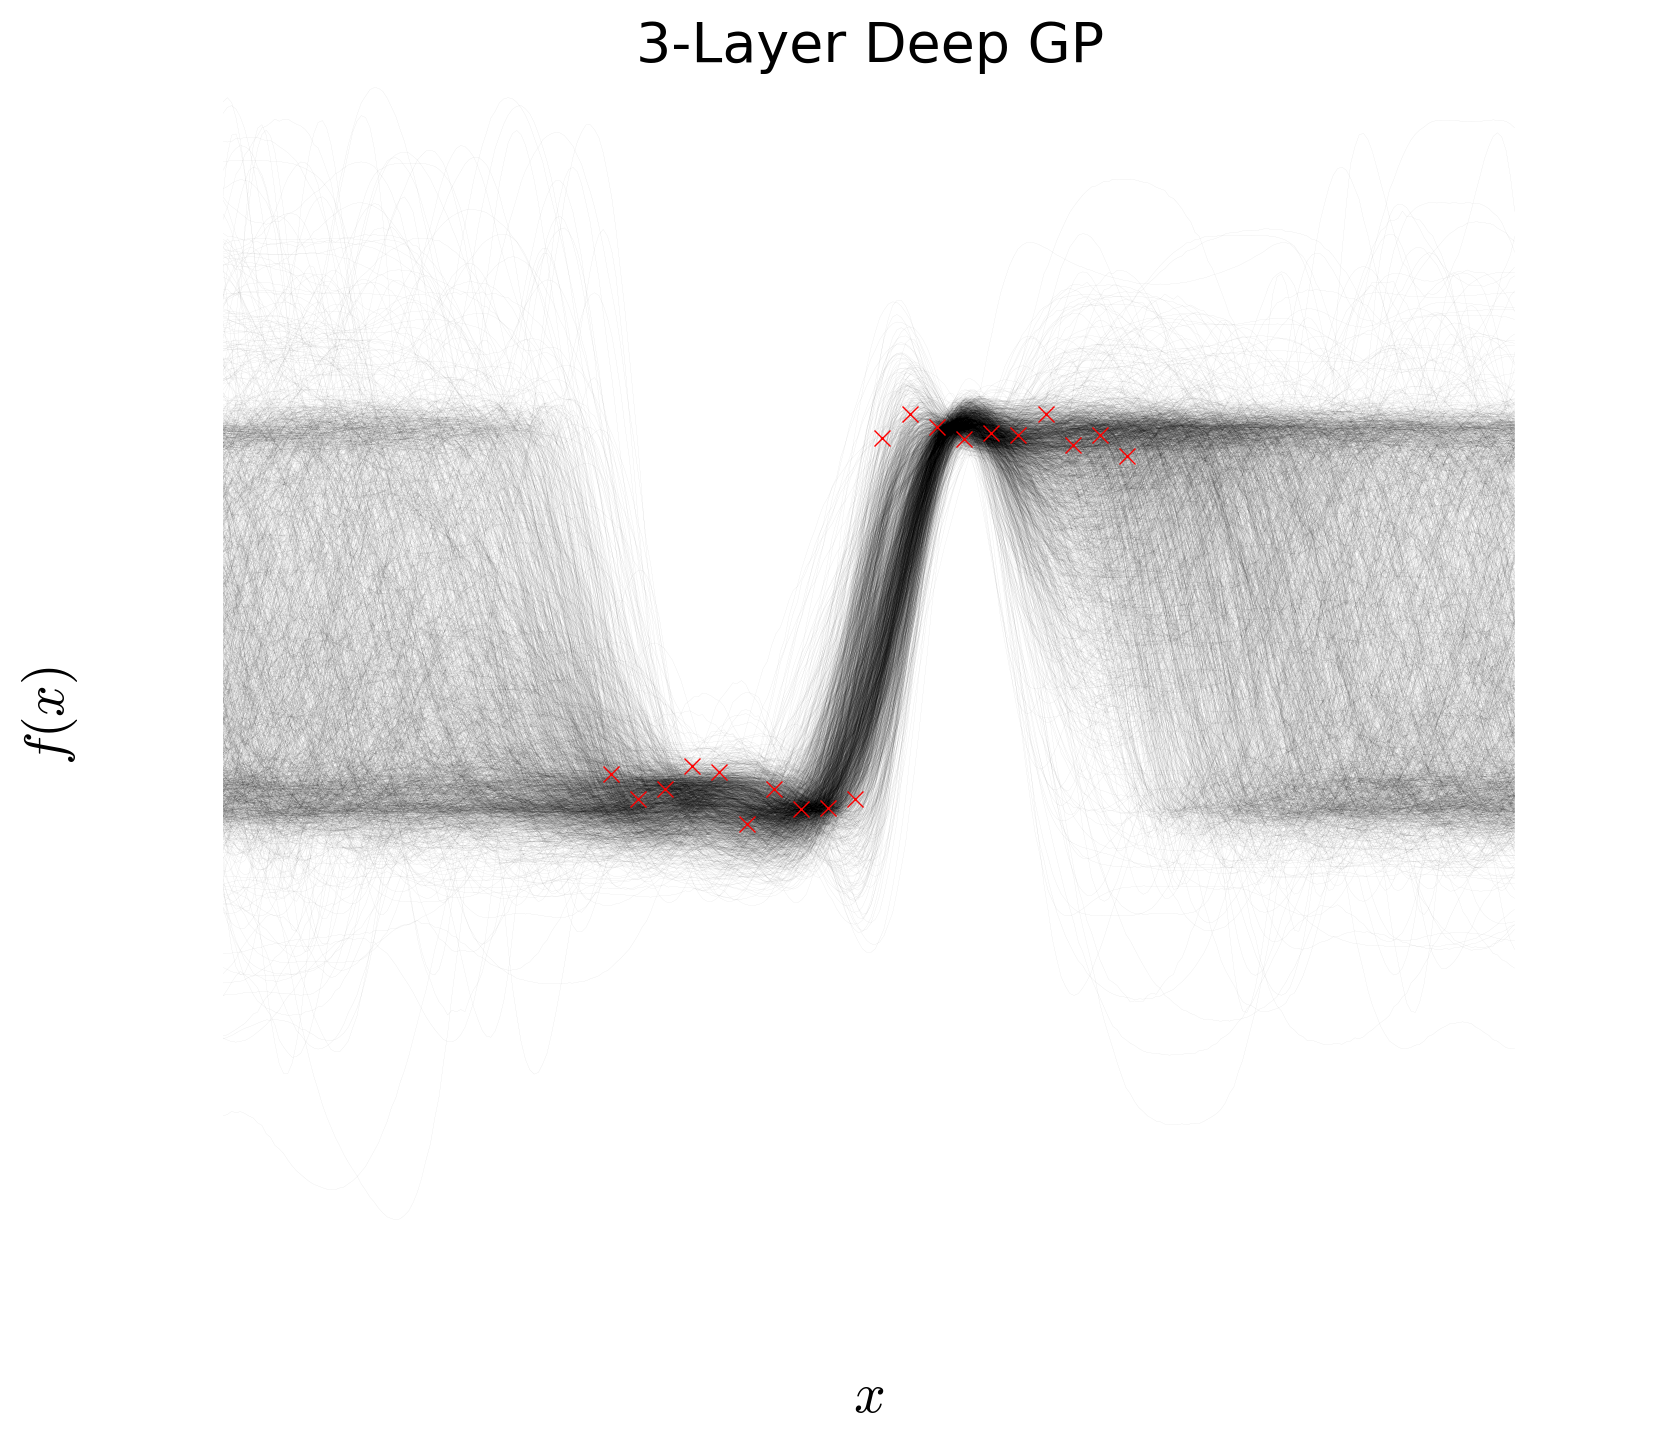

Source code (Python):
from __future__ import absolute_import
from __future__ import print_function
import matplotlib.pyplot as plt

import autograd.numpy as np
import autograd.numpy.random as npr
from autograd import value_and_grad,grad
from scipy.optimize import minimize
from autograd.numpy.linalg import solve
import autograd.scipy.stats.multivariate_normal as mvn
from builtins import range
from autograd.scipy.misc import logsumexp
import itertools
import sys
from optparse import OptionParser
from autograd.util import quick_grad_check
from sklearn.cluster import KMeans
from scipy.stats import norm

import cProfile
import re
import pstats

def build_checker_dataset(n_data = 6, noise_std =0.1):
    rs = npr.RandomState(0)
    inputs = np.array([np.array([x,y]) for x in np.linspace(-1,1,n_data) for y in np.linspace(-1,1,n_data)])
    targets = np.sign([np.prod(input) for input in inputs]) + rs.randn(n_data**2)*noise_std
    return inputs, targets

def build_step_function_dataset(D=1, n_data=40, noise_std=0.1):
    rs = npr.RandomState(0)
    inputs  = np.linspace(-2, 2, num=n_data)
    targets = np.sign(inputs) + rs.randn(n_data) * noise_std
    inputs  = inputs.reshape((len(inputs), D))
    return inputs, targets

def initialize(deep_map, X,num_pseudo_params):
    smart_map = {}
    for layer,layer_map in deep_map.iteritems():
        smart_map[layer] = {}
        for unit,gp_map in layer_map.iteritems():
            smart_map[layer][unit] = {}
            cov_params = gp_map['cov_params']
            lengthscales = cov_params[1:]
            if layer == 0:
                pairs = itertools.combinations(X, 2)
                dists = np.array([np.abs(p1-p2) for p1,p2 in pairs])
                smart_lengthscales = np.array([np.log(np.median(dists[:,i])) for i in xrange(len(lengthscales))])
                kmeans = KMeans(n_clusters = num_pseudo_params, init = 'k-means++')
                fit = kmeans.fit(X)
                smart_x0 = fit.cluster_centers_
                #inds = npr.choice(len(X), num_pseudo_params, replace = False)
                #smart_x0 = np.array(X)[inds,:]
                smart_y0 = np.ndarray.flatten(smart_x0) 
                #smart_y0 = np.array(y)[inds]
                smart_noise_scale = np.log(np.var(smart_y0))
            else:
                smart_x0 = gp_map['x0']
                smart_y0 = np.ndarray.flatten(smart_x0[:,0])
                smart_lengthscales = np.array([np.log(1) for i in xrange(len(lengthscales))])
                smart_noise_scale = np.log(np.var(smart_y0))
            gp_map['cov_params'] = np.append(cov_params[0],smart_lengthscales)
            gp_map['x0'] = smart_x0
            gp_map['y0'] = smart_y0
            #gp_map['noise_scale'] = smart_noise_scale
            smart_map[layer][unit] = gp_map
    smart_params = pack_deep_params(smart_map)
    return smart_params

def rbf_covariance(cov_params, x, xp):
    output_scale = np.exp(cov_params[0])
    lengthscales = np.exp(cov_params[1:])
    diffs = np.expand_dims(x /lengthscales, 1)\
          - np.expand_dims(xp/lengthscales, 0)
    return output_scale * np.exp(-0.5 * np.sum(diffs**2, axis=2)) 

def pack_gp_params(gp_details):
    params = np.append(gp_details['mean'],gp_details['noise_scale'])
    params = np.concatenate([params,gp_details['cov_params']])
    params = np.concatenate([params,np.ndarray.flatten(np.array(gp_details['x0']))])
    params = np.concatenate([params,np.ndarray.flatten(np.array(gp_details['y0']))])
    return params

def build_single_gp(cov_func, num_cov_params, num_pseudo_params, input_dimension):
    """Functions that perform Gaussian process regression.
       cov_func has signature (cov_params, x, x')"""

    def unpack_gp_params(params):
        mean          = params[0]
        noise_scale   = np.exp(params[1]) + 0.001
        cov_params    = params[2:2+num_cov_params]
        pseudo_params = params[2+num_cov_params:]
        x0, y0 = np.split(pseudo_params,[num_pseudo_params*input_dimension])
        x0     = x0.reshape((num_pseudo_params,input_dimension))
        return mean, cov_params, noise_scale, x0, y0

    def create_gp_map(params):
        mean, cov_params, noise_scale, x0, y0 = unpack_gp_params(params)
        gp_map = {'mean': mean, 'noise_scale': noise_scale, 'cov_params': cov_params, 'x0': x0, 'y0': y0}
        return gp_map

    def predict(params, xstar, with_noise = False, FITC = False):
        """Returns the predictive mean and covariance at locations xstar,
           of the latent function value f (without observation noise)."""
        mean, cov_params, noise_scale, x0, y0 = unpack_gp_params(params)
        cov_f_f = cov_func(cov_params, xstar, xstar)
        cov_y_f = cov_func(cov_params, x0, xstar)
        cov_y_y = cov_func(cov_params, x0, x0) + noise_scale * np.eye(len(y0))
        pred_mean = mean +   np.dot(solve(cov_y_y, cov_y_f).T, y0 - mean)
        pred_cov = cov_f_f - np.dot(solve(cov_y_y, cov_y_f).T, cov_y_f)
        if FITC:
            pred_cov = np.diag(np.diag(pred_cov))
        if with_noise:
            pred_cov = pred_cov + noise_scale*np.eye(len(xstar))
        return pred_mean, pred_cov

    num_gp_params = 2 + num_cov_params + num_pseudo_params*input_dimension + num_pseudo_params    

    return num_gp_params, predict, create_gp_map

def pack_layer_params(layer_map):
    params = np.array([])
    for unit,gp_map in layer_map.iteritems():
        params = np.concatenate([params,pack_gp_params(gp_map)])
    return params

def build_single_layer(input_dimension, output_dimension, num_pseudo_params, covariance_function, random):
    layer_details = [build_single_gp(covariance_function, input_dimension + 1, num_pseudo_params, input_dimension) for i in xrange(output_dimension)]
    num_params_each_output, predict_layer_funcs, create_gp_map = zip(*layer_details)
    total_params_layer = sum(num_params_each_output)

    def unpack_layer_params(params):
        gp_params = np.array_split(params, np.cumsum(num_params_each_output))
        return gp_params

    def create_layer_map(params):
        gp_params = unpack_layer_params(params)
        layer_map = {}
        for unit in xrange(output_dimension):
            layer_map[unit] = create_gp_map[unit](gp_params[unit])
        return layer_map

    def sample_from_mvn(mu, sigma,rs = npr.RandomState(0)):
        return np.dot(np.linalg.cholesky(sigma+1e-6*np.eye(len(sigma))),rs.randn(len(sigma)))+mu if random == 1 else mu

    def sample_mean_cov_from_layer(layer_params, xstar, with_noise = True, FITC = False):
        gp_params = unpack_layer_params(layer_params)
        samples = [predict_layer_funcs[i](gp_params[i],xstar,with_noise, FITC) for i in xrange(output_dimension)]
        return samples

    def sample_values_from_layer(layer_params, xstar, with_noise = True, rs = npr.RandomState(0), FITC = False): 
        samples = sample_mean_cov_from_layer(layer_params, xstar, with_noise, FITC)
        outputs = [sample_from_mvn(mean,cov,rs) for mean,cov in samples]
        return np.array(outputs).T

    return total_params_layer, sample_mean_cov_from_layer, sample_values_from_layer, predict_layer_funcs, create_layer_map

def pack_deep_params(deep_map):
    params = np.array([])
    for layer,layer_map in deep_map.iteritems():
        params = np.concatenate([params,pack_layer_params(layer_map)])
    return params

def build_deep_gp(dimensions, covariance_function, num_pseudo_params, random):

    deep_details = [build_single_layer(dimensions[i],dimensions[i+1],num_pseudo_params,covariance_function,random) for i in xrange(len(dimensions)-1)]
    num_params_each_layer, sample_mean_cov_funcs, sample_value_funcs, predict_layer_funcs, create_layer_map = zip(*deep_details)
    total_params_gp = sum(num_params_each_layer)
    n_layers = len(dimensions)-1

    def unpack_all_params(all_params):
        all_layer_params = np.array_split(all_params,np.cumsum(num_params_each_layer))
        return all_layer_params

    def create_deep_map(all_params):
        all_layer_params = unpack_all_params(all_params)
        deep_map = {}
        for layer in xrange(n_layers):
            deep_map[layer] = create_layer_map[layer](all_layer_params[layer])
        return deep_map

    def sample_mean_cov_from_deep_gp(all_params, xstar, with_noise = True, rs=npr.RandomState(0), FITC = False):
        xtilde = xstar 
        all_layer_params = unpack_all_params(all_params)
        for layer in xrange(len(dimensions)-2):
            layer_params = all_layer_params[layer]
            xtilde = sample_value_funcs[layer](layer_params, xtilde, with_noise, rs, FITC)
        final_layer = len(dimensions)-2
        final_layer_params = all_layer_params[final_layer]
        final_mean, final_cov = sample_mean_cov_funcs[final_layer](final_layer_params, xtilde, with_noise, FITC)[0] # index into 0 because final layer has one unit
        return final_mean, final_cov  

    def evaluate_prior(all_params): # clean up code so we don't compute matrices twice
        all_layer_params = unpack_all_params(all_params)
        log_prior = 0
        deep_map = create_deep_map(all_params)
        for layer,layer_map in deep_map.iteritems():
            for unit,gp_map in layer_map.iteritems():
                cov_y_y = covariance_function(gp_map['cov_params'],gp_map['x0'],gp_map['x0']) + gp_map['noise_scale'] * np.eye(len(gp_map['y0']))
                log_prior += mvn.logpdf(gp_map['y0'],np.ones(len(cov_y_y))*gp_map['mean'],cov_y_y + np.diag(np.diag(cov_y_y))*0) # CHANGE
                ##log_prior += mvn.logpdf(gp_map['y0'],np.ones(len(cov_y_y))*gp_map['mean'],cov_y_y + np.eye(len(cov_y_y))*tuning_param)
                ###log_prior += mvn.logpdf(gp_map['y0'],np.ones(len(cov_y_y))*gp_map['mean'],np.diag(np.diag(cov_y_y))*10)
        return log_prior

    def log_likelihood(all_params, X, y, n_samples):
        rs = npr.RandomState(0)
        samples = [sample_mean_cov_from_deep_gp(all_params, X, True, rs, FITC = True) for i in xrange(n_samples)]
        return logsumexp(np.array([mvn.logpdf(y,mean,var) for mean,var in samples])) - np.log(n_samples) \
            + evaluate_prior(all_params)
        #return logsumexp(np.array([mvn.logpdf(y,mean,np.diag(np.diag(var))) for mean,var in samples])) - np.log(n_samples) \
        #    + evaluate_prior(all_params)

    def squared_error(all_params, X, y, n_samples):
        rs = npr.RandomState(0)
        samples = np.array([sample_mean_cov_from_deep_gp(all_params, X, True, rs, FITC = True)[0] for i in xrange(n_samples)])
        return np.mean((y - np.mean(samples,axis = 0)) ** 2)

    return total_params_gp, log_likelihood, sample_mean_cov_from_deep_gp, predict_layer_funcs, squared_error, create_deep_map

if __name__ == '__main__':

    random = 1
    n_samples = 10
    n_samples_to_plot = 10
    dimensions = [1,1,1,1] # Architecture of the GP. Last layer should always be 1

    n_data = 20
    input_dimension = dimensions[0]
    n_layers = len(dimensions)-1
    num_pseudo_params = 10

    if dimensions[0] == 1:
        X, y = build_step_function_dataset(D=input_dimension, n_data=n_data)
    else:
        X, y = build_checker_dataset(n_data=16)

    total_num_params, log_likelihood, sample_mean_cov_from_deep_gp, predict_layer_funcs, squared_error, create_deep_map = \
        build_deep_gp(dimensions, rbf_covariance, num_pseudo_params, random)

    # Set up figure.
    if dimensions == [1,1]:
        fig = plt.figure(figsize=(12,8), facecolor='white')
        ax_end_to_end = fig.add_subplot(111, frameon=False)
        plt.show(block=False)      
    elif dimensions == [1,1,1,1]:
        fig = plt.figure(figsize=(12,8), facecolor='white')
        ax_end_to_end = fig.add_subplot(411, frameon=False)
        ax_x_to_h = fig.add_subplot(412, frameon=False)
        ax_h_to_h2 = fig.add_subplot(413, frameon=False)
        ax_h2_to_y = fig.add_subplot(414, frameon=False)
        plt.show(block=False)
    elif dimensions[0] == 1:
        fig = plt.figure(figsize=(12,8), facecolor='white')
        ax_end_to_end = fig.add_subplot(311, frameon=False)
        ax_x_to_h = fig.add_subplot(312, frameon=False)
        ax_h_to_y = fig.add_subplot(313, frameon=False)
        plt.show(block=False)
    else:
        fig = plt.figure(figsize=(12,8), facecolor='white')
        ax = fig.add_subplot(111, frameon=False)
        plt.show(block=False)


    def plot_deep_gp_2d(ax,params,plot_xs):
        ax.cla()

        sampled_means_and_covs = [sample_mean_cov_from_deep_gp(params, plot_xs) for i in xrange(n_samples)]
        sampled_means, sampled_covs = zip(*sampled_means_and_covs)
        avg_pred_mean = np.mean(sampled_means, axis = 0)
        avg_pred_cov = np.mean(sampled_covs, axis = 0)
        
        if dimensions[1] == 1:
            deep_map = create_deep_map(params)
            x0 = deep_map[0][0]['x0']
            y0 = deep_map[0][0]['y0']
            ax.scatter(x0[:,0],x0[:,1],c = y0)

        avg_pred_mean = avg_pred_mean.reshape(40,40)
        ax.contourf(np.linspace(-1,1,40),np.linspace(-1,1,40), avg_pred_mean)
        ax.scatter(X[:,0],X[:,1],c=y)
        ax.set_xticks([])
        ax.set_yticks([])
        ax.set_title("Full Deep GP")


    def plot_deep_gp(ax, params, plot_xs):
        ax.cla()
        rs = npr.RandomState(0)
        
        sampled_means_and_covs = [sample_mean_cov_from_deep_gp(params, plot_xs, rs = rs, with_noise = False, FITC = False) for i in xrange(n_samples_to_plot)]
        sampled_means, sampled_covs = zip(*sampled_means_and_covs)
        avg_pred_mean = np.mean(sampled_means, axis = 0)
        avg_pred_cov = np.mean(sampled_covs, axis = 0)
        avg_pred_cov = avg_pred_cov+np.sum(np.array([np.dot(np.atleast_2d(sampled_means[i]-avg_pred_mean).T,np.atleast_2d((sampled_means[i]-avg_pred_mean))) for i in xrange(n_samples_to_plot)]),axis = 0)/n_samples
        marg_std = np.sqrt(np.diag(avg_pred_cov))
        if n_samples_to_plot > 19:
            ax.fill(np.concatenate([plot_xs, plot_xs[::-1]]),
            np.concatenate([avg_pred_mean - 1.96 * marg_std,
                          (avg_pred_mean + 1.96 * marg_std)[::-1]]),
                          alpha=.15, fc='Blue', ec='None')
            ax.plot(plot_xs, avg_pred_mean, 'b')

        sampled_funcs = np.array([rs.multivariate_normal(mean, cov*(random)) for mean,cov in sampled_means_and_covs])
        ax.plot(plot_xs,sampled_funcs.T)
        ax.plot(X, y, 'kx')
        #ax.set_ylim([-1.5,1.5])
        ax.set_xticks([])
        ax.set_yticks([])
        ax.set_title("Full Deep GP, inputs to outputs")

    def plot_single_gp(ax, params, layer, unit, plot_xs):
        ax.cla()
        rs = npr.RandomState(0)

        deep_map = create_deep_map(params)
        gp_details = deep_map[layer][unit]
        gp_params = pack_gp_params(gp_details)

        pred_mean, pred_cov = predict_layer_funcs[layer][unit](gp_params, plot_xs, with_noise = False, FITC = False)
        x0 = deep_map[layer][unit]['x0']
        y0 = deep_map[layer][unit]['y0']
        noise_scale = deep_map[layer][unit]['noise_scale']

        marg_std = np.sqrt(np.diag(pred_cov))
        if n_samples_to_plot > 19:
            ax.plot(plot_xs, pred_mean, 'b')
            ax.fill(np.concatenate([plot_xs, plot_xs[::-1]]),
            np.concatenate([pred_mean - 1.96 * marg_std,
                           (pred_mean + 1.96 * marg_std)[::-1]]),
                           alpha=.15, fc='Blue', ec='None')

        # Show samples from posterior.
        sampled_funcs = rs.multivariate_normal(pred_mean, pred_cov*(random), size=n_samples_to_plot)
        ax.plot(plot_xs, sampled_funcs.T)
        ax.plot(x0, y0, 'ro')
        #ax.errorbar(x0, y0, yerr = noise_scale, fmt='o')
        ax.set_xticks([])
        ax.set_yticks([])

    def callback(params):
        print("Log likelihood {}, Squared Error {}".format(-objective(params),squared_error(params,X,y,n_samples)))
        
        # Show posterior marginals.
        if dimensions[0] == 1:
            plot_xs = np.reshape(np.linspace(-5, 5, 300), (300,1))
            plot_deep_gp(ax_end_to_end, params, plot_xs)
            deep_map = create_deep_map(params)
            if dimensions == [1,1]:
                ax_end_to_end.plot(np.ndarray.flatten(deep_map[0][0]['x0']),deep_map[0][0]['y0'], 'ro')
            elif dimensions == [1,1,1]:
                plot_single_gp(ax_x_to_h,params,0,0,plot_xs)
                ax_x_to_h.set_title("Inputs to hiddens, pesudo data in red")

                plot_single_gp(ax_h_to_y,params,1,0,plot_xs)
                ax_h_to_y.set_title("Hiddens to outputs, pesudo data in red")
            elif dimensions == [1,1,1,1]:
                plot_single_gp(ax_x_to_h, params,0,0, plot_xs)
                ax_x_to_h.set_title("Inputs to Hidden 1, pesudo data in red")

                plot_single_gp(ax_h_to_h2, params,1,0,plot_xs)
                ax_h_to_h2.set_title("Hidden 1 to Hidden 2, pesudo data in red")

                plot_single_gp(ax_h2_to_y, params,2,0, plot_xs)
                ax_h2_to_y.set_title("Hidden 2 to Outputs, pesudo data in red")
        elif dimensions[0] == 2:
            plot_xs = np.array([np.array([a,b]) for a in np.linspace(-1,1,40) for b in np.linspace(-1,1,40)])
            plot_deep_gp_2d(ax, params, plot_xs)
        plt.draw()
        plt.pause(1.0/60.0)


    npr.seed(0)
    init_params = .1 * npr.randn(total_num_params)
    deep_map = create_deep_map(init_params)

    init_params = initialize(deep_map,X,num_pseudo_params)

    print("Optimizing covariance parameters...")
    objective = lambda params: -log_likelihood(params,X,y,n_samples)

    params = minimize(value_and_grad(objective), init_params, jac=True,
                          method='BFGS', callback=callback,options={'maxiter':500})

    #ax_end_to_end.cla()
    #n_samples_to_plot = 2000
    rs = npr.RandomState(0)
    #plot_xs = np.reshape(np.linspace(-5, 5, 300), (300,1))
    #sampled_means_and_covs = [sample_mean_cov_from_deep_gp(params['x'],plot_xs,with_noise=False,FITC=False) for i in xrange(n_samples_to_plot)]
    #sampled_funcs = np.array([rs.multivariate_normal(mean, cov+1e-6*np.eye(len(cov))) for mean,cov in sampled_means_and_covs])
    
    #x_samples = np.tile(np.ndarray.flatten(plot_xs),n_samples_to_plot)
    #y_samples = np.ndarray.flatten(np.array(sampled_funcs))
    #ax_end_to_end.hexbin(x_samples,y_samples,bins=None,gridsize=70)
    #ax_end_to_end.axis([x_samples.min(), x_samples.max(), y_samples.min(), y_samples.max()])
    #ax_end_to_end.plot(X,y,'ro')

    #for sampled_func in sampled_funcs:
    #    ax_end_to_end.plot(plot_xs,np.array(sampled_func),linewidth=.01,c='black')#,s=.0001)#,c='blue') 
    #ax_end_to_end.scatter(X,y)

    #for sampled_func in sampled_funcs:
    #    ax_end_to_end.scatter(plot_xs,sampled_func,s=.0001,c='blue')
    #ax_end_to_end.scatter(X,y)

    ### NEW

    n_samples_to_plot = 2000
    plot_xs = np.reshape(np.linspace(-5, 5, 300), (300,1))
    sampled_means_and_covs = [sample_mean_cov_from_deep_gp(params['x'],plot_xs,with_noise=False,FITC=False) for i in xrange(n_samples_to_plot)]
    sampled_funcs = np.array([rs.multivariate_normal(mean, cov*(random)+1e-6*np.eye(len(mean))) for mean,cov in sampled_means_and_covs])

    fig = plt.figure(figsize=(10,8), facecolor='white')
    ax_three_layer = fig.add_subplot(111, frameon=False)
    plt.show(block=False) 

    if dimensions == [1,1,1,1]:
        ax = ax_three_layer
        title = "3-Layer Deep GP"
    else:
        ax = ax_three_layer    
        title = "3-Layer Deep GP"
    for sampled_func in sampled_funcs:
        ax.plot(plot_xs,np.array(sampled_func),linewidth=.01,c='black')
    ax.plot(X,y,'rx')
    ax.set_xticks([])
    ax.set_yticks([])
    ax.set_title(title, fontsize = 20)
    ax.set_xlabel(r'$x$',fontsize = 20)
    ax.set_ylabel(r'$f(x)$',fontsize = 20)
    plt.savefig('step_3_layers_preds.png', format='png', bbox_inches='tight',dpi=200)

    plt.pause(80.0)
